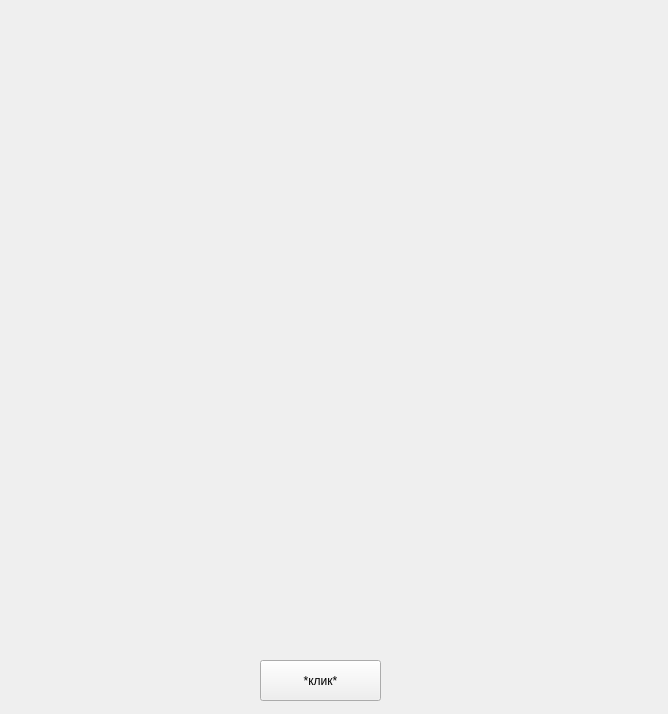
<?xml version="1.0" encoding="UTF-8"?>
<ui version="4.0">
 <class>MainWindow</class>
 <widget class="QMainWindow" name="MainWindow">
  <property name="geometry">
   <rect>
    <x>0</x>
    <y>0</y>
    <width>668</width>
    <height>714</height>
   </rect>
  </property>
  <property name="windowTitle">
   <string>MainWindow</string>
  </property>
  <widget class="QWidget" name="centralwidget">
   <widget class="QPushButton" name="pushButton">
    <property name="geometry">
     <rect>
      <x>260</x>
      <y>660</y>
      <width>121</width>
      <height>41</height>
     </rect>
    </property>
    <property name="text">
     <string>*клик*</string>
    </property>
   </widget>
  </widget>
 </widget>
 <resources/>
 <connections/>
</ui>
